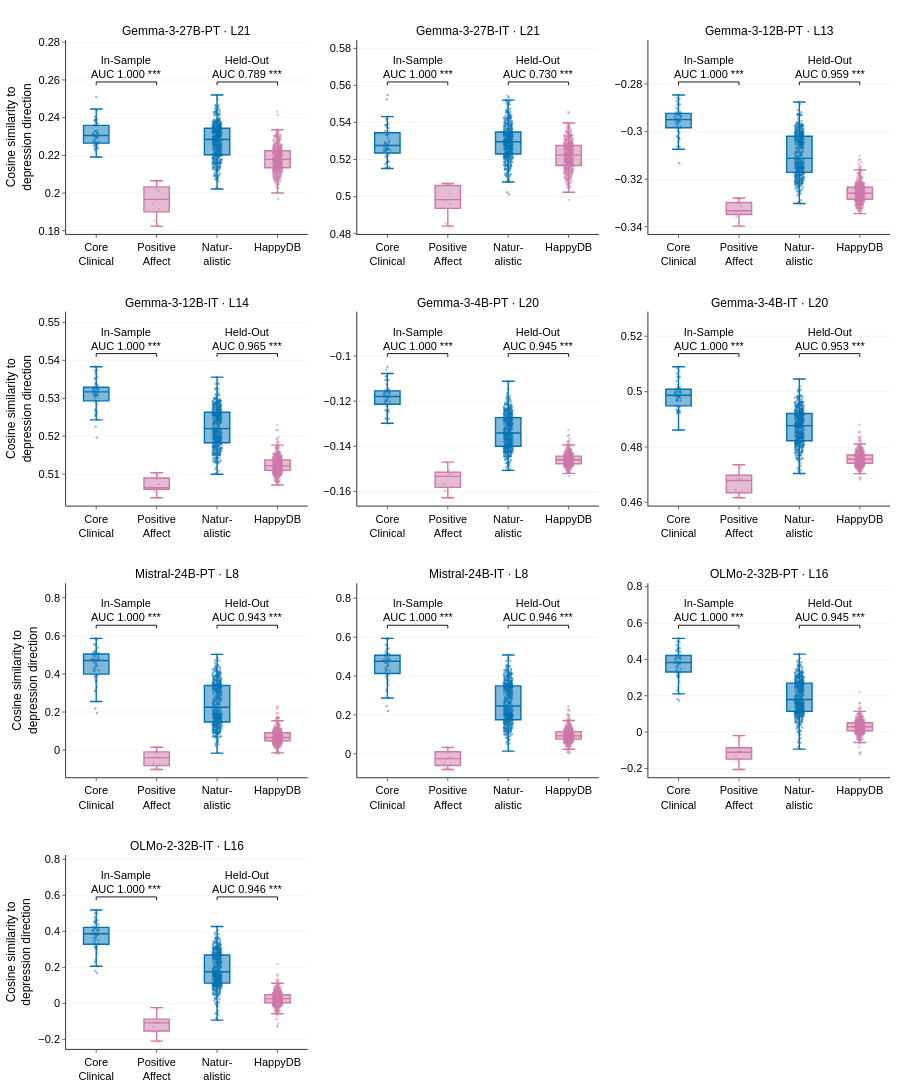

Notebook cell for this chart:
### Code cell
# Depression Score (79's figure) by corpus, one panel per model at its operating layer,
# AUC_COLS panels per row. y is per panel: the score scale differs between model families.
AUC_COLS = 3
AUC_PANEL_PX, AUC_GAP_PX = 200, 80  # the gap fits two-line tick labels and the next row's titles
SCORE_TICK = {'core_clinical': 'Core<br>Clinical', 'positive_affect': 'Positive<br>Affect',
              'naturalistic': 'Natur-<br>alistic', 'control_happy': 'HappyDB'}
SMALL = {**TICK, 'size': TICK['size'] - 1}

auc_rows = math.ceil(len(models) / AUC_COLS)
auc_plot_px = AUC_PANEL_PX * auc_rows + AUC_GAP_PX * (auc_rows - 1)
fig_auc = make_subplots(rows=auc_rows, cols=AUC_COLS, horizontal_spacing=0.06, vertical_spacing=AUC_GAP_PX / auc_plot_px,
                        subplot_titles=[f"{display_name(mdl)} · L{int(operating.loc[mdl, 'layer'])}" for mdl in models])

for k, mdl in enumerate(models):
    row, col = k // AUC_COLS + 1, k % AUC_COLS + 1
    xref, yref = f"x{k + 1 if k else ''}", f"y{k + 1 if k else ''}"
    by = {d: g for d, g in downstream[mdl]['scores'].groupby('dataset')}
    for d in SCORE_ORDER:
        label, color, text_dir = SCORE_CORPUS[d]
        g = by[d]
        fig_auc.add_trace(go.Box(
            x=[SCORE_TICK[d]] * len(g), y=g['depression'], name=label.replace('<br>', ' '), showlegend=False,
            boxpoints='all', jitter=0.35, pointpos=0, line=dict(width=1.4, color=color),
            marker=dict(size=2.5, opacity=0.45, color=color, line=dict(width=0)),
            customdata=[[t, passage(t, text_dir)] for t in g['filename']],
            hovertemplate=f"{label.replace('<br>', ' ')} (n={len(g)})<br>"
                          '%{customdata[0]}<br>cosine %{y:.4f}<br>%{customdata[1]}<extra></extra>'),
            row=row, col=col)

    values = downstream[mdl]['scores']['depression']
    lo, hi = values.min(), values.max()
    span = hi - lo
    for (a, b), lift, kind, split in BRACKETS:
        res = mannwhitneyu(by[a]['depression'], by[b]['depression'], alternative='greater')
        u = res.statistic / (len(by[a]) * len(by[b]))
        y, i, j = hi + span * lift, SCORE_ORDER.index(a), SCORE_ORDER.index(b)
        fig_auc.add_shape(type='path', xref=xref, yref=yref, line=dict(color='black', width=0.9),
                          path=f"M {i},{y - span * 0.025} L {i},{y} L {j},{y} L {j},{y - span * 0.025}")
        fig_auc.add_annotation(xref=xref, yref=yref, x=(i + j) / 2, y=y, yanchor='bottom', showarrow=False,
                               font=SMALL, align='center', text=f"{split}<br>AUC {u:.3f} {stars(res.pvalue)}")
    fig_auc.update_yaxes(range=[lo - span * 0.06, hi + span * 0.42], row=row, col=col)

fig_auc.update_xaxes(tickfont=SMALL, tickangle=0, showgrid=False, linecolor='black', linewidth=0.8,
                     ticks='outside', ticklen=3, tickwidth=0.8)
fig_auc.update_yaxes(tickfont=SMALL, showgrid=True, gridcolor='rgba(200,200,200,0.3)', gridwidth=0.6,
                     zeroline=False, linecolor='black', linewidth=0.8, ticks='outside', ticklen=3, tickwidth=0.8)
for r in range(1, auc_rows + 1):
    fig_auc.update_yaxes(title_text='Cosine similarity to<br>depression direction', title_font=TICK,
                         title_standoff=4, row=r, col=1)
fig_auc.update_annotations(selector=dict(xref='paper'), font=TICK)  # subplot titles
fig_auc.update_layout(template='plotly_white', font=FONT, height=auc_plot_px + 60,
                      margin=dict(l=60, r=10, t=40, b=20), boxmode='overlay', boxgap=0.4)

fig_auc.show()
